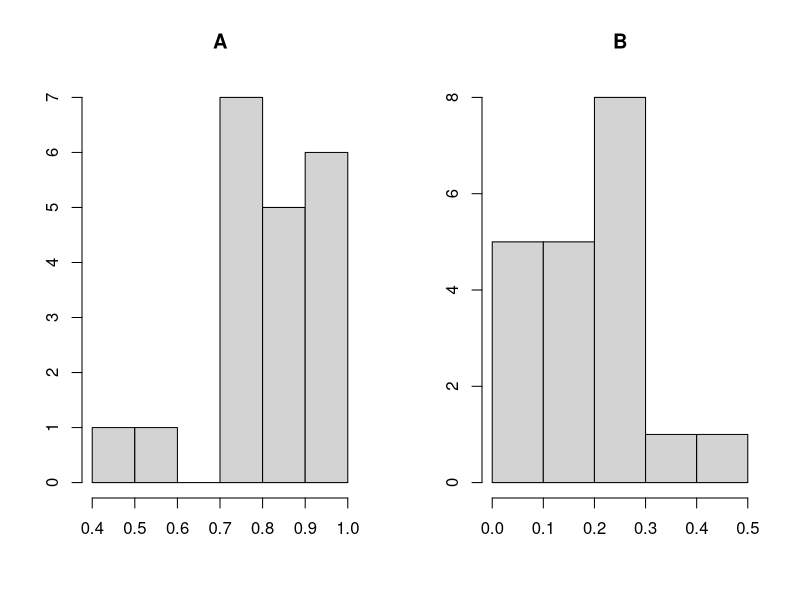
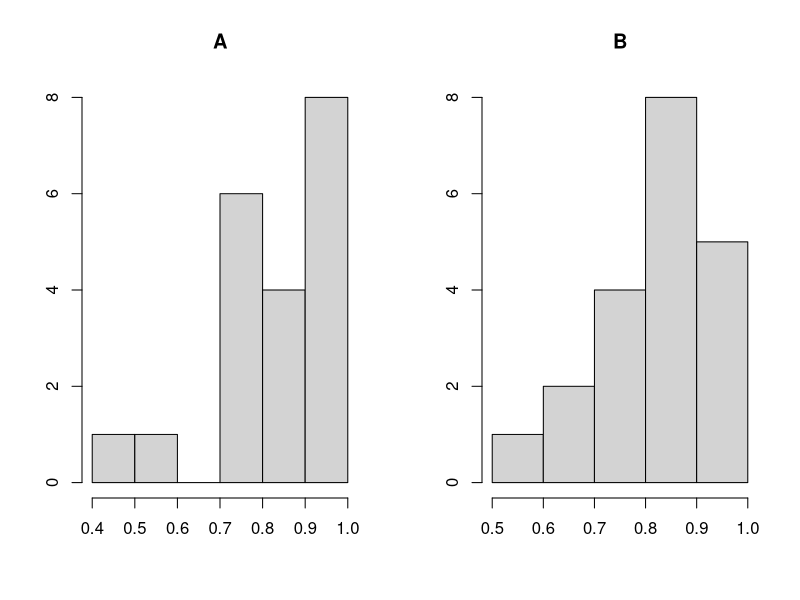

These figures' R source, in order:
## ---- chunk 1
set.seed(29)
par(mfrow = c(1,2))
y1 <-  rbeta(20, 8, 2)
hist(y1, main = "A", ylab = "", xlab = "")
y2 <- rbeta(20, 2, 8)
hist(y2, main = "B", ylab = "", xlab = "")
## ---- chunk 2
middel1 <- 8/(8+2)
middel2 <- 2/(8+2)

sand_dif1 <- abs(middel1 - middel2)


res <- replicate(10000, {
  x1 <- rbeta(20, 8, 2)
  x2 <- rbeta(20, 2, 8)

  t_res <- t.test(x1, x2, alternative = "two.sided", conf.level = 0.95)

  konfinterval <- t_res$conf.int

  konfinterval[1L] <= sand_dif1 & konfinterval[2L] >= sand_dif1
})

tf1 <- table(res)
tf1
## ---- chunk 3
par(mfrow = c(1,2))
y1 <- rbeta(20, 8, 2)
hist(y1, main = "A", ylab = "", xlab = "")
y2 <- rbeta(20, 8, 2)
hist(y2, main = "B", ylab = "", xlab = "")
## ---- chunk 4
middel1 <- 8/(8+2)
middel2 <- 8/(8+2)

sand_dif2 <- abs(middel1 - middel2)

res <- replicate(10000, {
  x1 <- rbeta(20, 8, 2)
  x2 <- rbeta(20, 8, 2)

  t_res <- t.test(x1, x2, alternative = "two.sided", conf.level = 0.95)

  konfinterval <- t_res$conf.int

  konfinterval[1L] <= sand_dif2 & konfinterval[2L] >= sand_dif2
})

tf2 <- table(res)
tf2
